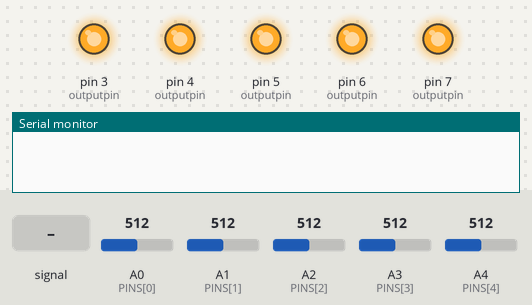
A sketch run on a simulated Arduino Uno, built with avr-gcc and run on an emulated ATmega328P. Parts: output pins drawn as LEDs (lit = HIGH), the last lines printed to the serial monitor. The test bench sets the inputs (shaded band); at power-on: A0 (PINS[0]) = 512, A1 (PINS[1]) = 512, A2 (PINS[2]) = 512, A3 (PINS[3]) = 512, A4 (PINS[4]) = 512.

Above: at 1.2 s.
1.3 s: A0 (PINS[0]) fed a 200 Hz sine of ±255 counts around its level
At 4.6 s:
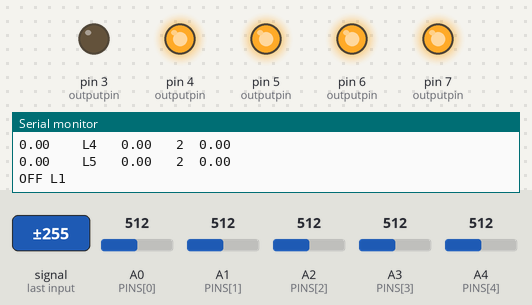
Timing chart, 0 to 40.4 s (numbered marks = the images above; inputs shaded):
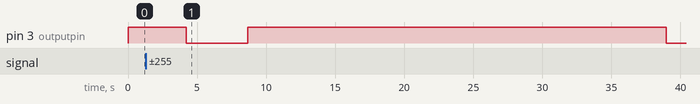

Measured:
- after the input at 1.3 s, pin 3 (outputpin): HIGH → LOW after 2.9 s, → HIGH 4.4 s later, → LOW 30.3 s later

The sketch:

AutomatedLoadDistributor_.ino
```cpp
#include <stdlib.h>

const byte PINS[5] = {A0,A1,A2,A3,A4};
int sub=0;
const byte outputpin[5]={3,4,5,6,7};
 byte priority[5]={20,10,30,50,40};
 int prior[5]={20,10,30,50,40};
//float analogread[5];
float current[5];
float watt_hours[5];
//float maxima[5];
//float minima[6];
int power[5];
int samples=3000;
int tresh[5]={25,50,100,150,200};
//int treshhold=200;
int old=0;


struct loadobj
{
   int pin;
   byte val;
   char pinname[];
};

byte K[6][201];

void knapsack_and_backtrack(int W, int wt[], byte val[], byte n)

{

    byte i=0;
    int w=0;

    for (i = 0; i <= n; i++) {
        for (w = 0; w <= W; w++) {
            if (i == 0 || w == 0)
                K[i][w] = 0;
            else if (wt[i - 1] <= w)
                K[i][w] = max(val[i - 1] +K[i - 1][w - wt[i - 1]], K[i - 1][w]);
            else
                K[i][w] = K[i - 1][w];
        }
    }

    w = W;
    int res = K[n][W];
    byte cop[5]={1,1,1,1,1};
    for (i = n; i > 0 && res > 0; i--) {
        if (res == K[i - 1][w])
            //{digitalWrite( i-1+3,LOW);}
            continue;
        else {
             //   printf("%d ", wt[i - 1]);

           if(wt[i-1]!=0)
            {Serial.println("Allowed");
            Serial.println(String(wt[i-1])+"  "+"L"+String(i));}
            //digitalWrite( i-1+3, HIGH);
            cop[i-1]=0;
            res = res - val[i - 1];
            w = w - wt[i - 1];
        }
    }

    for (int j=0; j<5; j++)
    {

      if (cop[j]!=0)
      {
        Serial.println("OFF L"+String(j+1));
        digitalWrite( j+3, LOW);
      }
    }


}


void findpeaks()
{
     for (int i=0; i<5; i++)
    {
         int count=0;
         float low=1025;
         float high=-10;
         while (count<=samples)
         {

            float temp=analogRead(PINS[i]);

            if (temp>high)
            {
              high=temp;
            }
            if(temp<low)
            {
              low=temp;
            }
            count++;

         }
         //maxima[i]=high;
         //minima[i]=low;
         float analogread=high-low;
         current[i]=((analogread * (5.0 / 1024.0)) )/0.066;
         current[i]=0.353*current[i];


    }
}


void setup()
{
  Serial.begin(9600);

  for (int k=3; k<8; k++)
  {
    pinMode(k,OUTPUT);
    digitalWrite( k, HIGH);
  }

}

int cmp( const void * a, const void * b)
{
    const loadobj *A = (loadobj *)a;
    const loadobj *B = (loadobj *)b;
   if(A->val<B->val)
  {
     return -1;
  }
  else if (A->val>B->val)
  return 1;
  else
  {
    return 0;
  }
}

void loop()
{

    //ccurrent();
    float vrms=(0.707*5);

    int t = millis()/1000;
    int check=t/7;
    int dum=check%5;
    int treshhold=tresh[dum];

    if (old!=dum)
    {

    for (int ko=3; ko<8; ko++)
    {

    digitalWrite( ko, HIGH);
    }
      old=dum;
    }
    findpeaks();

    float total_power=0.00;
    int dummy=0;
    struct loadobj* obj = malloc(5 * sizeof(struct loadobj));
    Serial.println("TRESHHOLD IS: "+String(treshhold));
    Serial.println("LOADS ON THE BASIS OF PRIORITY\n");


    //Serial.println("Watt_hours  Load   Power   time  Current");

    for (int i=0; i<5;i++)
    {
        obj[i].pin=i+1;
        obj[i].val=prior[i];
        obj[i].pinname[0]="L";
        obj[i].pinname[1]=(i+1)+ '0';


    }

     qsort(obj, 5, sizeof(struct loadobj), cmp);

      Serial.println("L"+String(obj[0].pin)+"<"+"L"+String(obj[1].pin)+"<"+"L"+String(obj[2].pin)+"<"+"L"+String(obj[3].pin)+"<"+"L"+String(obj[4].pin));
      //Serial.println("L"+String(obj[0].val)+"<"+"L"+String(obj[1].val)+"<"+"L"+String(obj[2].val)+"<"+"L"+String(obj[3].val)+"<"+"L"+String(obj[4].val));
      free(obj);


   Serial.println("WH    Load   Power   time  Current");
    for (int i=0; i<5; i++)
    {
      //Serial.println(String(current[i])+"    "+String(i)+"   "+String(vrms*current[i]));

      power[i]=(vrms*current[i]);
      total_power+=(vrms*current[i]);
      dummy+=power[i];
      watt_hours[i]=watt_hours[i]+(((vrms*current[i])*(t-sub))/3600);

      Serial.println(String(watt_hours[i])+"    L"+String(i+1)+"   "+String(vrms*current[i])+"   "+String(t)+"  "+String(current[i]));

    }
    sub=t;

    //Serial.println(String(total_power)+"   "+String(dummy));


    delay(100);

    if (total_power>treshhold)
    {

      knapsack_and_backtrack(treshhold, power, priority, 5);

    }
    else
    {
      Serial.println("ALL LOADS ARE ON. Total power:  "+String(total_power));
    }

    delay(100);

}
```
